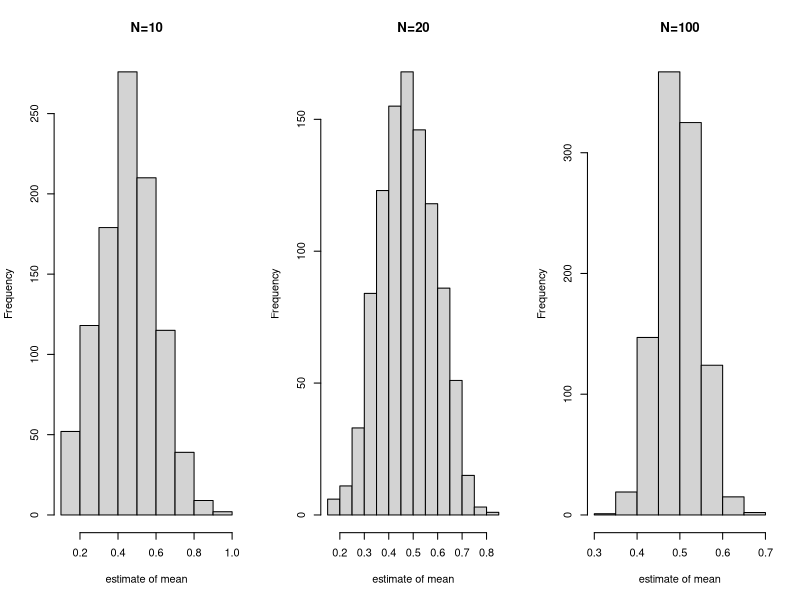
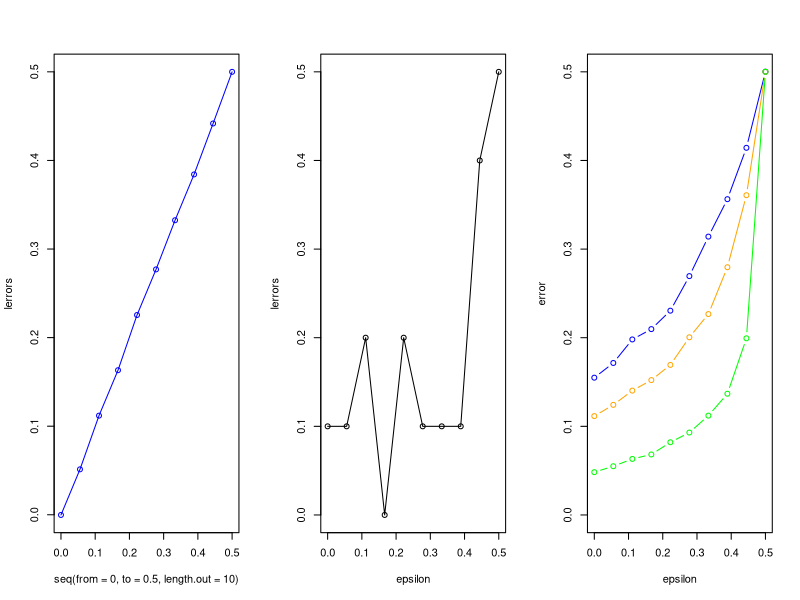

Write R code to recreate these figures, in order.
## ---- chunk 1
par(mfrow=c(1,3))

hist(replicate(1000, mean(rbinom(n=10, size = 1,  prob=1/2))), main = "N=10", xlab = "estimate of mean")
hist(replicate(1000, mean(rbinom(n=20, size = 1,  prob=1/2))), main = "N=20", xlab = "estimate of mean")
hist(replicate(1000, mean(rbinom(n=100, size = 1,  prob=1/2))), main = "N=100", xlab = "estimate of mean")

## ---- chunk 2

lerrors <- vector()
i <- 1
for (epsilon in seq(from = 0, to = 0.5, length.out = 10 )){
  lerrors[i] <- mean(replicate(1000, mean(rbinom(n=10, size = 1,  prob=1/2 + epsilon)) - 0.5))
  i <- i + 1
}

plot(seq(from = 0, to = 0.5, length.out = 10 ), lerrors, col = "blue")
lines(seq(from = 0, to = 0.5, length.out = 10 ), lerrors, col = "blue")
lerrors

## ---- chunk 3
epsilon <- seq(from = 0, to = 0.5, length.out = 10 )
first_throw <- rbinom(n=1, size=1, prob = 1/2)
cat("\nFirst Throw: ",first_throw)
count <- 1
N <- 10
last_throw <- first_throw
ep <- 0.1
all_throws <- vector()
all_throws[count] <- first_throw

j <- 1
for (ep in epsilon) {
  count <- 1
  while (count < N){
    if(last_throw == 1){
      throw <- rbinom(n=1, size=1, prob = 1/2 + ep)
    }
    else{
      throw <- rbinom(n=1, size=1, prob = 1/2 - ep)
    }
    count <- count + 1
    all_throws[count] <- throw
    last_throw <- throw
  }
  
  lerrors [j] <- abs(mean(all_throws) - 0.5)
  j <- j + 1
  
}
plot(epsilon,lerrors)
lines(epsilon, lerrors)
## ---- chunk 4
epsilon <- seq(from = 0, to = 0.5, length.out = 10 )

first_throw <- rbinom(n=1, size=1, prob = 1/2)
last_throw <- first_throw
cat(first_throw)
lerrors <- vector()
i <- 0
for (ep in epsilon){
  lerrors[i] <- replicate(1000, rbinom(n=100, size = 1, prob = (ifelse( last_throw==1, ep, -ep))))
  i <- i +1
}



## ---- chunk 5
mean(replicate(1000, mean(rbinom(n=20, size = 1,  prob=1/2 + 0.1)))) - 0.5
## ---- chunk 6
set.seed(42)

markov_coin <- function(n, prob_head = .5, eps = .1) {
  res <- vector("integer", n)
  for (s in seq(n)) {
    res[s] <- if (s == 1) {
      rbinom(1, 1, prob_head)
    } else {
      rbinom(1, 1, prob_head + ifelse(res[s-1] == 1, eps, -eps))
    }
  }
  res
}

epsilon <- seq(0, .5, length.out = 10)
svec <- c(10, 20, 100)

res <- matrix(nrow = 10, ncol = 3)
for (s in seq_along(svec)) {
  for (eps in seq_along(epsilon)) {
    res[eps, s] <- sd(replicate(1000, mean(markov_coin(svec[[s]], .5, epsilon[eps])))) 
  }
}

plot(epsilon, res[,1], "b", col="blue", xlab = "epsilon", ylab = "error", ylim = c(0, .5))
lines(epsilon, res[,2], "b", col="orange")
lines(epsilon, res[,3], "b", col="green")
